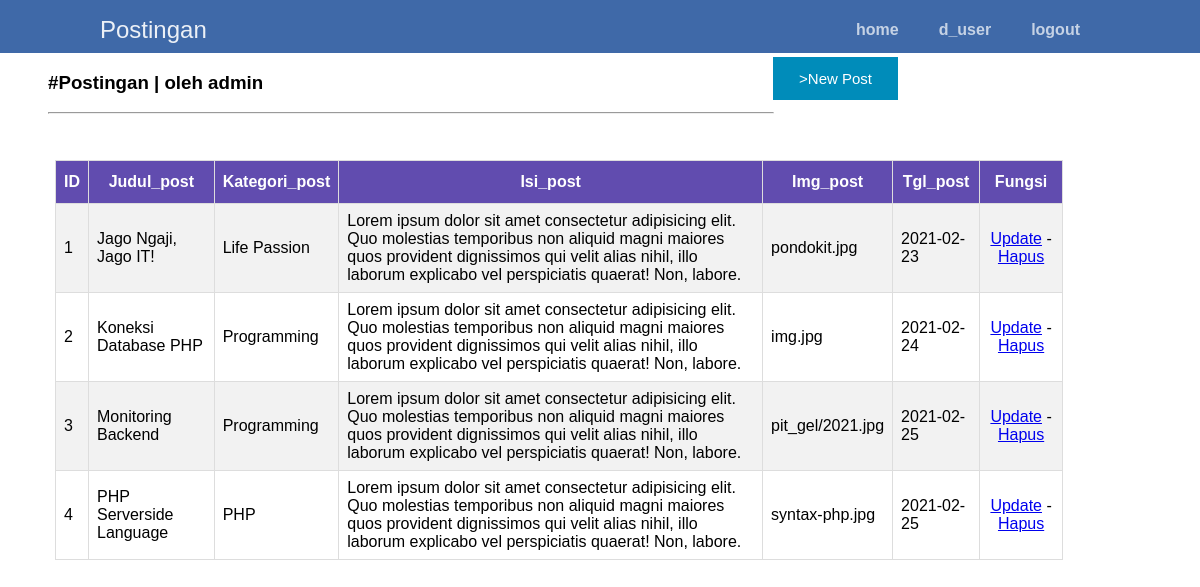
Page /index_postingan.php (signed in) on the committed database.
### tables this page shows
CREATE TABLE `postingan` (
  `id` int(11) NOT NULL AUTO_INCREMENT,
  `judul_post` varchar(255) NOT NULL,
  `kategori_post` varchar(255) NOT NULL,
  `isi_post` varchar(500) NOT NULL,
  `img_post` varchar(255) NOT NULL,
  `tgl_post` date NOT NULL,
  PRIMARY KEY (`id`)
);

### materi/referensi.php (called while the page is built, shortened)
<?php
class DataSantri
{
    public function __construct()
    {
        $host = "localhost";
        $dbname = "sprint_4";
        $username = "bagus";
        $password = "awsd123";
        $this->db = new PDO("mysql:host={$host};dbname={$dbname}", $username, $password);
    }
    public function readPost()
    {
        $query = $this->db->prepare("SELECT * FROM postingan");
        $query->execute();
        $data = $query->fetchAll();
        return $data;
    }
}
?>

### index_postingan.php (the view, shortened to what this page needs)
<?php
if (empty($_SESSION['username'])) {
	header("Location: ../blog/login_page/try_login.php");
} else {
?>
<?php include "materi/referensi.php";
$tbh = new DataSantri();
$postingan = $tbh->readPost();
?>
<html>
    <head>
    <link rel="stylesheet" href="my.css">
    </head>
<body class="body_index">
<nav class="navtop">
    <div>
        <h1>Postingan</h1>
        <a href="index.php">home</a>
        <a href="index_user.php">d_user</a>
        <a href="../blog/login_page/logout.php">logout</a>
    </div>
</nav>
<div class="header">
        <div class="konten_kiri">
            <h3>#Postingan | oleh <?php echo $_SESSION['username']; ?> </h3>
            <hr width="180%" align="left">
        </div>
        <div class="konten_mid">
        <a href="try_post.php"><button class="button" type="button">>New Post</button></a>
        </div>
        <div class="konten_kanan">
        </div>
        <div class="right_bar">
        </div>
</div>
<div class="beranda">
    <div class="posisi">
    <table class="data_santri">
                    <tr>
                        <th>ID</th>
                        <th>Judul_post</th>
                        <th>Kategori_post</th>
                        <th>Isi_post</th>
                        <th>Img_post</th>
                        <th>Tgl_post</th>
                        <th>Fungsi</th>
                    </tr>
                    <?php
                    $no = 1;
                    foreach($postingan as $row){
                        echo "<tr>";
                        echo "<td>".$no."</td>";
                        echo "<td>".$row['judul_post']."</td>";
                        echo "<td>".$row['kategori_post']."</td>";
                        echo "<td>".$row['isi_post']."</td>";
                        echo "<td>".$row['img_post']."</td>";
                        echo "<td>".$row['tgl_post']."</td>";
                        echo "<td style='text-align: center'><a href='try_post_update.php?id=".$row['id']."'>Update</a> -
                        <a href='data_post.php?del_post=".$row['id']."'>Hapus</a> </td>";
                        echo "</tr>";
                        $no++;
                    }
                    ?>
                </table>
                </div>
                </div>
    </body>
</html>
<?php
}
?>

### my.css (style rules this page uses)
body { font-family: Verdana, Geneva, Tahoma, sans-serif; margin: 0; }
.header { position: fixed; display: grid; grid-template-columns: 450px 450px 450px; margin-top: 4.4%; background-color: white; }
.konten_kiri { position: relative; text-align: left; margin-left: 3em; }
.konten_kanan { position: relative; text-align: right; margin-right: 2em; }
.konten_mid { position: relative; text-align: right; }
.beranda { position: initial; display: flex; flex-wrap: wrap; flex-direction: row; align-items: center; padding: 15px; max-width: 840px; max-height: 340px; margin-left: 2.5em; }
.right_bar { width: 300px; position: fixed; padding: 5px; margin-top: 70px; margin-left: 85%; }
.posisi { margin-top: 120px; }
.button { background-color: #008CBA; border: none; color: white; padding: 13px 26px; text-align: center; text-decoration: none; display: inline-block; font-size: 15px; margin: 4px 2px; transition-duration: 0.4s; cursor: pointer; }
.navtop { position: fixed; background-color: #3f69a8; height: 60px; width: 100%; border: 0; }
.navtop div { display: flex; margin: 0 auto; width: 1000px; height: 100%; }
.navtop div h1, .navtop div a { display: inline-flex; align-items: center; }
.navtop div h1 { flex: 1; font-size: 24px; padding: 0; margin: 0; color: #ecf0f6; font-weight: normal; }
.navtop div a { padding: 0 20px; text-decoration: none; color: #c5d2e5; font-weight: bold; }
.data_santri { margin-top: 25px; font-family: Arial, Helvetica, sans-serif; border-collapse: collapse; width: 120%; }
td, th { border: 1px solid #ddd; padding: 8px; }
tr:nth-child(even) { background-color: #f2f2f2; }
th { padding-top: 12px; padding-bottom: 12px; text-align: center; background-color: #614caf; color: white; }

### rows in the picture
postingan: judul_post "Jago Ngaji, Jago IT!", kategori_post "Life Passion", isi_post "Lorem ipsum dolor sit amet consectetur adipisicing elit. Quo molestias temporibus non aliquid magni maiores quos provident dignissimos qui velit alias nihil, illo laborum explicabo vel perspiciatis quaerat! Non, labore.", img_post "pondokit.jpg", tgl_post "2021-02-23"
postingan: judul_post "Koneksi Database PHP", kategori_post "Programming", isi_post "Lorem ipsum dolor sit amet consectetur adipisicing elit. Quo molestias temporibus non aliquid magni maiores quos provident dignissimos qui velit alias nihil, illo laborum explicabo vel perspiciatis quaerat! Non, labore.", img_post "img.jpg", tgl_post "2021-02-24"
postingan: judul_post "Monitoring Backend", kategori_post "Programming", isi_post "Lorem ipsum dolor sit amet consectetur adipisicing elit. Quo molestias temporibus non aliquid magni maiores quos provident dignissimos qui velit alias nihil, illo laborum explicabo vel perspiciatis quaerat! Non, labore.", img_post "pit_gel/2021.jpg", tgl_post "2021-02-25"
postingan: judul_post "PHP Serverside Language", kategori_post "PHP", isi_post "Lorem ipsum dolor sit amet consectetur adipisicing elit. Quo molestias temporibus non aliquid magni maiores quos provident dignissimos qui velit alias nihil, illo laborum explicabo vel perspiciatis quaerat! Non, labore.", img_post "syntax-php.jpg", tgl_post "2021-02-25"

### other values in the picture
$_SESSION['username'] "admin"
